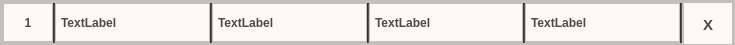
<?xml version="1.0" encoding="UTF-8"?>
<ui version="4.0">
 <class>Form</class>
 <widget class="QWidget" name="Form">
  <property name="geometry">
   <rect>
    <x>0</x>
    <y>0</y>
    <width>735</width>
    <height>45</height>
   </rect>
  </property>
  <property name="minimumSize">
   <size>
    <width>0</width>
    <height>45</height>
   </size>
  </property>
  <property name="maximumSize">
   <size>
    <width>16777215</width>
    <height>45</height>
   </size>
  </property>
  <property name="windowTitle">
   <string>Form</string>
  </property>
  <layout class="QHBoxLayout" name="horizontalLayout">
   <property name="spacing">
    <number>0</number>
   </property>
   <property name="leftMargin">
    <number>0</number>
   </property>
   <property name="topMargin">
    <number>0</number>
   </property>
   <property name="rightMargin">
    <number>0</number>
   </property>
   <property name="bottomMargin">
    <number>0</number>
   </property>
   <item>
    <widget class="QFrame" name="frame">
     <property name="minimumSize">
      <size>
       <width>478</width>
       <height>45</height>
      </size>
     </property>
     <property name="maximumSize">
      <size>
       <width>16777215</width>
       <height>45</height>
      </size>
     </property>
     <property name="styleSheet">
      <string notr="true">QFrame {
background-color:#FDF8F5;
}
</string>
     </property>
     <property name="frameShape">
      <enum>QFrame::StyledPanel</enum>
     </property>
     <property name="frameShadow">
      <enum>QFrame::Plain</enum>
     </property>
     <layout class="QVBoxLayout" name="verticalLayout">
      <property name="spacing">
       <number>0</number>
      </property>
      <property name="leftMargin">
       <number>0</number>
      </property>
      <property name="topMargin">
       <number>0</number>
      </property>
      <property name="rightMargin">
       <number>0</number>
      </property>
      <property name="bottomMargin">
       <number>0</number>
      </property>
      <item>
       <widget class="QFrame" name="frame_2">
        <property name="frameShape">
         <enum>QFrame::StyledPanel</enum>
        </property>
        <property name="frameShadow">
         <enum>QFrame::Raised</enum>
        </property>
        <layout class="QHBoxLayout" name="horizontalLayout_2">
         <property name="spacing">
          <number>0</number>
         </property>
         <property name="leftMargin">
          <number>0</number>
         </property>
         <property name="topMargin">
          <number>0</number>
         </property>
         <property name="rightMargin">
          <number>0</number>
         </property>
         <property name="bottomMargin">
          <number>0</number>
         </property>
         <item>
          <widget class="QFrame" name="frame_3">
           <property name="frameShape">
            <enum>QFrame::StyledPanel</enum>
           </property>
           <property name="frameShadow">
            <enum>QFrame::Raised</enum>
           </property>
           <layout class="QHBoxLayout" name="horizontalLayout_3">
            <property name="spacing">
             <number>0</number>
            </property>
            <property name="leftMargin">
             <number>0</number>
            </property>
            <property name="topMargin">
             <number>0</number>
            </property>
            <property name="rightMargin">
             <number>0</number>
            </property>
            <property name="bottomMargin">
             <number>0</number>
            </property>
            <item>
             <widget class="QFrame" name="frame_5">
              <property name="sizePolicy">
               <sizepolicy hsizetype="Preferred" vsizetype="Preferred">
                <horstretch>0</horstretch>
                <verstretch>0</verstretch>
               </sizepolicy>
              </property>
              <property name="minimumSize">
               <size>
                <width>50</width>
                <height>0</height>
               </size>
              </property>
              <property name="maximumSize">
               <size>
                <width>50</width>
                <height>16777215</height>
               </size>
              </property>
              <property name="frameShape">
               <enum>QFrame::StyledPanel</enum>
              </property>
              <property name="frameShadow">
               <enum>QFrame::Raised</enum>
              </property>
              <layout class="QHBoxLayout" name="horizontalLayout_5">
               <property name="spacing">
                <number>0</number>
               </property>
               <property name="leftMargin">
                <number>0</number>
               </property>
               <property name="topMargin">
                <number>0</number>
               </property>
               <property name="rightMargin">
                <number>0</number>
               </property>
               <property name="bottomMargin">
                <number>0</number>
               </property>
               <item>
                <widget class="QLabel" name="label">
                 <property name="styleSheet">
                  <string notr="true">QLabel {
	font: bold 12px;
	color:#4F4846;
}</string>
                 </property>
                 <property name="text">
                  <string>1</string>
                 </property>
                 <property name="alignment">
                  <set>Qt::AlignCenter</set>
                 </property>
                </widget>
               </item>
              </layout>
             </widget>
            </item>
            <item>
             <widget class="Line" name="line_3">
              <property name="windowModality">
               <enum>Qt::NonModal</enum>
              </property>
              <property name="minimumSize">
               <size>
                <width>2</width>
                <height>45</height>
               </size>
              </property>
              <property name="maximumSize">
               <size>
                <width>2</width>
                <height>45</height>
               </size>
              </property>
              <property name="styleSheet">
               <string notr="true">background-color:#4F4846</string>
              </property>
              <property name="orientation">
               <enum>Qt::Vertical</enum>
              </property>
             </widget>
            </item>
            <item>
             <widget class="QFrame" name="frame_6">
              <property name="frameShape">
               <enum>QFrame::StyledPanel</enum>
              </property>
              <property name="frameShadow">
               <enum>QFrame::Raised</enum>
              </property>
              <layout class="QHBoxLayout" name="horizontalLayout_6">
               <property name="spacing">
                <number>0</number>
               </property>
               <property name="leftMargin">
                <number>5</number>
               </property>
               <property name="topMargin">
                <number>0</number>
               </property>
               <property name="rightMargin">
                <number>0</number>
               </property>
               <property name="bottomMargin">
                <number>0</number>
               </property>
               <item>
                <widget class="QLabel" name="label_2">
                 <property name="styleSheet">
                  <string notr="true">QLabel {
	font: bold 12px;
	color:#4F4846;
}</string>
                 </property>
                 <property name="text">
                  <string>TextLabel</string>
                 </property>
                </widget>
               </item>
              </layout>
             </widget>
            </item>
            <item>
             <widget class="Line" name="line_4">
              <property name="minimumSize">
               <size>
                <width>2</width>
                <height>45</height>
               </size>
              </property>
              <property name="maximumSize">
               <size>
                <width>2</width>
                <height>45</height>
               </size>
              </property>
              <property name="styleSheet">
               <string notr="true">background-color:#4F4846</string>
              </property>
              <property name="orientation">
               <enum>Qt::Vertical</enum>
              </property>
             </widget>
            </item>
            <item>
             <widget class="QFrame" name="frame_7">
              <property name="frameShape">
               <enum>QFrame::StyledPanel</enum>
              </property>
              <property name="frameShadow">
               <enum>QFrame::Raised</enum>
              </property>
              <layout class="QHBoxLayout" name="horizontalLayout_7">
               <property name="spacing">
                <number>0</number>
               </property>
               <property name="leftMargin">
                <number>5</number>
               </property>
               <property name="topMargin">
                <number>0</number>
               </property>
               <property name="rightMargin">
                <number>0</number>
               </property>
               <property name="bottomMargin">
                <number>0</number>
               </property>
               <item>
                <widget class="QLabel" name="label_3">
                 <property name="styleSheet">
                  <string notr="true">QLabel {
	font: bold 12px;
	color:#4F4846;
}</string>
                 </property>
                 <property name="text">
                  <string>TextLabel</string>
                 </property>
                </widget>
               </item>
              </layout>
             </widget>
            </item>
            <item>
             <widget class="Line" name="line_5">
              <property name="sizePolicy">
               <sizepolicy hsizetype="Fixed" vsizetype="Expanding">
                <horstretch>0</horstretch>
                <verstretch>0</verstretch>
               </sizepolicy>
              </property>
              <property name="minimumSize">
               <size>
                <width>2</width>
                <height>45</height>
               </size>
              </property>
              <property name="maximumSize">
               <size>
                <width>2</width>
                <height>45</height>
               </size>
              </property>
              <property name="styleSheet">
               <string notr="true">background-color:#4F4846</string>
              </property>
              <property name="orientation">
               <enum>Qt::Vertical</enum>
              </property>
             </widget>
            </item>
            <item>
             <widget class="QFrame" name="frame_8">
              <property name="frameShape">
               <enum>QFrame::StyledPanel</enum>
              </property>
              <property name="frameShadow">
               <enum>QFrame::Raised</enum>
              </property>
              <layout class="QHBoxLayout" name="horizontalLayout_8">
               <property name="spacing">
                <number>0</number>
               </property>
               <property name="leftMargin">
                <number>5</number>
               </property>
               <property name="topMargin">
                <number>0</number>
               </property>
               <property name="rightMargin">
                <number>0</number>
               </property>
               <property name="bottomMargin">
                <number>0</number>
               </property>
               <item>
                <widget class="QLabel" name="label_4">
                 <property name="styleSheet">
                  <string notr="true">QLabel {
	font: bold 12px;
	color:#4F4846;
}</string>
                 </property>
                 <property name="text">
                  <string>TextLabel</string>
                 </property>
                </widget>
               </item>
              </layout>
             </widget>
            </item>
            <item>
             <widget class="Line" name="line_6">
              <property name="minimumSize">
               <size>
                <width>2</width>
                <height>45</height>
               </size>
              </property>
              <property name="maximumSize">
               <size>
                <width>2</width>
                <height>45</height>
               </size>
              </property>
              <property name="styleSheet">
               <string notr="true">background-color:#4F4846</string>
              </property>
              <property name="orientation">
               <enum>Qt::Vertical</enum>
              </property>
             </widget>
            </item>
            <item>
             <widget class="QFrame" name="frame_4">
              <property name="frameShape">
               <enum>QFrame::StyledPanel</enum>
              </property>
              <property name="frameShadow">
               <enum>QFrame::Raised</enum>
              </property>
              <layout class="QHBoxLayout" name="horizontalLayout_4">
               <property name="spacing">
                <number>5</number>
               </property>
               <property name="leftMargin">
                <number>5</number>
               </property>
               <property name="topMargin">
                <number>7</number>
               </property>
               <property name="rightMargin">
                <number>5</number>
               </property>
               <property name="bottomMargin">
                <number>7</number>
               </property>
               <item>
                <widget class="QLabel" name="label_5">
                 <property name="styleSheet">
                  <string notr="true">QLabel {
	font: bold 12px;
	color:#4F4846;
}</string>
                 </property>
                 <property name="text">
                  <string>TextLabel</string>
                 </property>
                </widget>
               </item>
               <item>
                <widget class="QPushButton" name="copy_button">
                 <property name="minimumSize">
                  <size>
                   <width>30</width>
                   <height>30</height>
                  </size>
                 </property>
                 <property name="maximumSize">
                  <size>
                   <width>30</width>
                   <height>30</height>
                  </size>
                 </property>
                 <property name="styleSheet">
                  <string notr="true">QPushButton {
	color:#FDF8F5;
	font: bold 15px; border: 0;
 background: none;
 box-shadow: none;
 border-radius: 2px;
}

QPushButton:hover {
	background-color:#E8CEBF
}
</string>
                 </property>
                 <property name="text">
                  <string/>
                 </property>
                 <property name="flat">
                  <bool>false</bool>
                 </property>
                </widget>
               </item>
              </layout>
             </widget>
            </item>
            <item>
             <widget class="Line" name="line_7">
              <property name="sizePolicy">
               <sizepolicy hsizetype="Fixed" vsizetype="Expanding">
                <horstretch>0</horstretch>
                <verstretch>0</verstretch>
               </sizepolicy>
              </property>
              <property name="minimumSize">
               <size>
                <width>2</width>
                <height>45</height>
               </size>
              </property>
              <property name="maximumSize">
               <size>
                <width>2</width>
                <height>45</height>
               </size>
              </property>
              <property name="styleSheet">
               <string notr="true">background-color:#4F4846;</string>
              </property>
              <property name="orientation">
               <enum>Qt::Vertical</enum>
              </property>
             </widget>
            </item>
           </layout>
          </widget>
         </item>
         <item>
          <widget class="QFrame" name="frame_9">
           <property name="minimumSize">
            <size>
             <width>50</width>
             <height>45</height>
            </size>
           </property>
           <property name="maximumSize">
            <size>
             <width>50</width>
             <height>45</height>
            </size>
           </property>
           <property name="frameShape">
            <enum>QFrame::StyledPanel</enum>
           </property>
           <property name="frameShadow">
            <enum>QFrame::Raised</enum>
           </property>
           <layout class="QVBoxLayout" name="verticalLayout_2">
            <property name="topMargin">
             <number>7</number>
            </property>
            <property name="bottomMargin">
             <number>7</number>
            </property>
            <item>
             <widget class="QPushButton" name="x_button">
              <property name="minimumSize">
               <size>
                <width>30</width>
                <height>30</height>
               </size>
              </property>
              <property name="maximumSize">
               <size>
                <width>30</width>
                <height>30</height>
               </size>
              </property>
              <property name="styleSheet">
               <string notr="true">QPushButton {
	color:#4F4846;
	font: bold 15px; border: 0;
 background: none;
 box-shadow: none;
 border-radius: 2px;
}

QPushButton:hover {
	background-color:#E8CEBF
}
</string>
              </property>
              <property name="text">
               <string>X</string>
              </property>
             </widget>
            </item>
           </layout>
          </widget>
         </item>
        </layout>
       </widget>
      </item>
     </layout>
    </widget>
   </item>
  </layout>
 </widget>
 <resources/>
 <connections/>
</ui>
